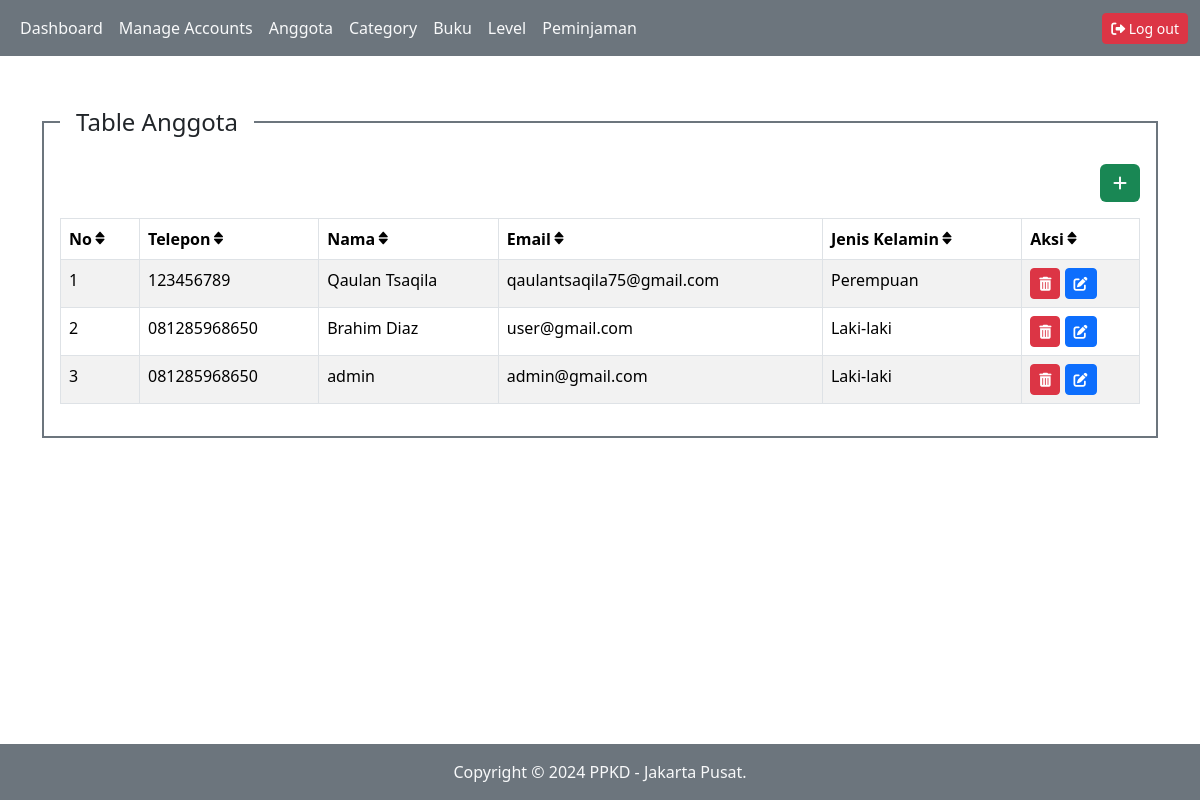
The page /index.php?pg=user (signed in) on the database its author committed.
### tables this page shows
CREATE TABLE `user` (
  `id` int(11) NOT NULL,
  `nama` varchar(50) NOT NULL,
  `email` varchar(50) NOT NULL,
  `password` varchar(100) NOT NULL,
  `jenis_kelamin` varchar(10) NOT NULL,
  `telepon` varchar(16) NOT NULL
);

### content/user.php (the view)
<?php
  $user = mysqli_query($koneksi, "SELECT * FROM user ORDER BY id DESC");
?>
<div class="mt-5 container">
    <div class="row">
      <div class="col-sm-12">
        <fieldset class="border border-secondary border-2 p-3">
          <legend class="float-none w-auto px-3">Table Anggota</legend>
          <div align="right">
            <a href="?pg=tambah-user" type="button" class="btn text-light bg-success"><i class="fa-solid fa-plus"></i></a>
          </div>
          <div class="table-responsive">
            <table class="table table-bordered table-striped table-hover mt-3">
              <thead>
                <tr>
                  <th scope="col">No<i class="bx bxs-sort-alt"></th>
                  <th scope="col">Telepon<i class="bx bxs-sort-alt"></th>
                  <th scope="col">Nama<i class="bx bxs-sort-alt"></th>
                  <th scope="col">Email<i class="bx bxs-sort-alt"></th>
                  <th scope="col">Jenis Kelamin<i class="bx bxs-sort-alt"></th>
                  <th scope="col">Aksi<i class="bx bxs-sort-alt"></th>
                </tr>
              </thead>
              <tbody>
                <?php
                $no = 1;
                while ($rowUser = mysqli_fetch_assoc($user)):
                ?>
                <tr>
                  <td><?php echo $no++ ?></td>
                  <td><?php echo $rowUser['telepon'] ?></td>
                  <td><?php echo $rowUser['nama'] ?></td>
                  <td><?php echo $rowUser['email'] ?></td>
                  <td><?php echo $rowUser['jenis_kelamin'] ?></td>
                  <td>
                    <a onclick="return confirm('Apakah Anda yakin akan menghapus data ini???')" href="?pg=tambah-user&delete=<?php echo $rowUser['id'] ?>" class="btn btn-danger btn-sm">
                      <i class="fas fa-trash-alt"></i>
                    </a>
                    <a href="?pg=tambah-user&edit=<?php echo $rowUser['id'] ?>" class="btn btn-primary btn-sm">
                      <i class="fas fa-edit"></i>
                    </a>
                  </td>
                </tr>
                <?php endwhile ?>
              </tbody>
            </table>
          </div>
        </fieldset>
      </div>
    </div>
  </div>

### rows shown on the page
user: telepon "123456789", nama "Qaulan Tsaqila", email "qaulantsaqila75@gmail.com", jenis_kelamin "Perempuan"
user: telepon "081285968650", nama "Brahim Diaz", email "user@gmail.com", jenis_kelamin "Laki-laki"
user: telepon "081285968650", nama "admin", email "admin@gmail.com", jenis_kelamin "Laki-laki"
